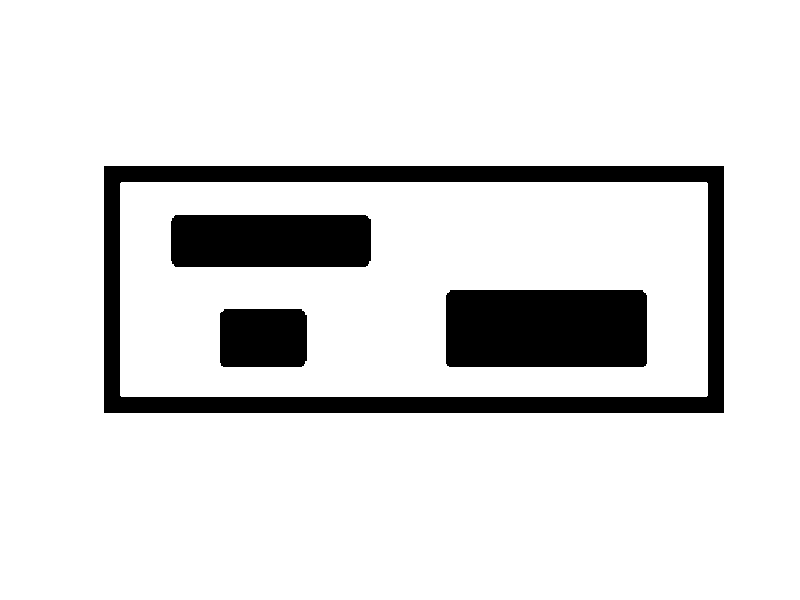

Source code (MATLAB): (Note: this script raises an error after producing the figure.)
clc
clear all
load("image_map.mat")

imshow(image_map)
m=image_map;

start = [20,20];
goal = [125,400];

internal=0; 
delta=15; 
range_goal=10; 
line_check=100; 
increase=10;


ADJ_M=[1]; 
LISTNODE=[start]; 
N=1;
found=0;
i=1;

k=0;
success=0;
check=0;
while(k<increase & success==0)
    internal=internal+25; 
    k=k+1; 
    while (i<internal & found==0)
        
        x_rand=round(rand*428);
        y_rand=round(rand*171);

        q_rand=[x_rand y_rand];
        
        
        q_near_index=near(LISTNODE,q_rand,N);


        
        Dx=x_rand-LISTNODE(q_near_index,1);
        Dy=y_rand-LISTNODE(q_near_index,2);
        
        leng=length(LISTNODE,q_rand,q_near_index,delta);
        
        Vx=Dx/norm([LISTNODE(q_near_index,:)-q_rand]);
        Vy=Dy/norm([LISTNODE(q_near_index,:)-q_rand]);
   
        q_new=[round(LISTNODE(q_near_index,1)+leng*Vx) round(LISTNODE(q_near_index,2)+leng*Vy)];

        check=checkfun(q_new,m,check,q_near_index,leng,line_check,Vx,Vy,LISTNODE);

        if check==1 

            ADJ_M=[ADJ_M zeros(N,1)];
            ADJ_M=[ADJ_M ; zeros(1,N+1)];
            
            ADJ_M(N+1,q_near_index)=1;
            ADJ_M(q_near_index,N+1)=1;
            ADJ_M(N+1,N+1)=1;
            N=N+1;
            
            LISTNODE=[LISTNODE;q_new];
            
            [ADJ_M,N,found,LISTNODE]=last(ADJ_M,N,LISTNODE,q_new,goal,range_goal,found);

        end  
               
        i=i+1;
    end
    if(found==1)
        fprintf('The goal has been achieved with %d iterations \n',i);
        success=1;
        for i=1:N-1
            if(ADJ_M(i,N)==1)
                    line([LISTNODE(i,1) goal(1,2)],[LISTNODE(i,2) goal(1,1)],'Color','magenta')
            end
        end
      
    else
        fprintf('with %d iterations is not possible to achieve the goal\n',internal);
    end 
end



 
hold on
plot(LISTNODE(2:N,1),LISTNODE(2:N,2),'o')
plot(start(1,1),start(1,2),'o','Color',[0 1 0])
plot(goal(1,2),goal(1,1),'o','Color',[1 0 0])
hold on



for i=1:N-2
    for j=i+1:N-1
        if ADJ_M(i,j)==1
            line([LISTNODE(i,1) LISTNODE(j,1)],[LISTNODE(i,2) LISTNODE(j,2)])
        end
    end
end

%calculation of the allowable distance
function leng = length(LISTNODE,q_rand,q_near_index,delta)
   if(norm([LISTNODE(q_near_index,:)-q_rand])<delta)
        leng=norm([LISTNODE(q_near_index,:)-q_rand]);
   else
        leng=delta;
   end
end

%connection to the goal
function [ADJ_M,N,found,LISTNODE]=last(ADJ_M,N,LISTNODE,q_new,goal,range_goal,found)

        if(norm([q_new-[goal(1,2) goal(1,1)]])<range_goal)
            found=1;

            ADJ_M=[ADJ_M zeros(N,1)];
            ADJ_M=[ADJ_M ; zeros(1,N+1)];
            ADJ_M(N+1,N)=1;
            ADJ_M(N,N+1)=1;
            ADJ_M(N+1,N+1)=1;
            N=N+1;
            LISTNODE=[LISTNODE;goal];                
        end
end

%check function
function check=checkfun(q_new,m,check,q_near_index,leng,line_check,Vx,Vy,LISTNODE)
        if(q_new(1,1)>0 & q_new(1,1)<428 & q_new(1,2)>0 & q_new(1,2)<171 & m(q_new(1,2),q_new(1,1))==1)
            check=1;
            for k=1:line_check
                
                coord_pt=[round(LISTNODE(q_near_index,1)+leng/line_check*k*Vx) round(LISTNODE(q_near_index,2)+leng/line_check*k*Vy)];  
                if(m(coord_pt(1,2),coord_pt(1,1))==0)
                    check=0;
                end
            end
        else
            check=0;
        end
end
%connection with the nearest node
function q_near_index=near(LISTNODE,q_rand,N)
        upper=10000; 
        
        for j=1:N 
            if(norm([LISTNODE(j,:)-q_rand])<upper)
                upper=norm([LISTNODE(j,:)-q_rand]);
                q_near_index=j;
            end
        end
end


